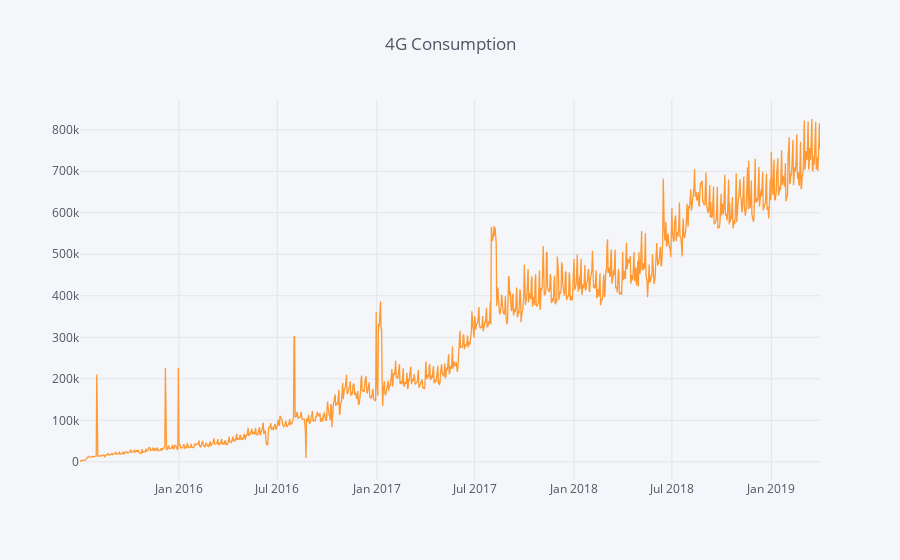

The cell this chart's notebook holds for it:
### Markdown cell above
## Visualisation de données

### Code cell
df.iplot(title="4G Consumption")
#df['Size'] = np.log(df['Size']) #normalization by log
#df.iplot(title="4G Consommation")

### Figure 1 — Plotly figure (JSON) as saved in the notebook; plotly's stock layout.template omitted (floating-point values rounded to 4 significant figures; data arrays with more than 128 entries replaced by an {"elided": "..."} marker saying what was removed)
{"data": [{"line": {"color": "rgba(255, 153, 51, 1.0)", "dash": "solid", "shape": "linear", "width": 1.3}, "mode": "lines", "name": "Size", "text": "", "type": "scatter", "uid": "1f5cd7da-0811-4252-a237-bb91714e6380", "x": {"elided": "1370 str values"}, "y": {"elided": "1370 int values"}}], "layout": {"legend": {"bgcolor": "#F5F6F9", "font": {"color": "#4D5663"}}, "paper_bgcolor": "#F5F6F9", "plot_bgcolor": "#F5F6F9", "title": {"font": {"color": "#4D5663"}, "text": "4G Consumption"}, "xaxis": {"gridcolor": "#E1E5ED", "showgrid": true, "tickfont": {"color": "#4D5663"}, "title": {"font": {"color": "#4D5663"}, "text": ""}, "zerolinecolor": "#E1E5ED"}, "yaxis": {"gridcolor": "#E1E5ED", "showgrid": true, "tickfont": {"color": "#4D5663"}, "title": {"font": {"color": "#4D5663"}, "text": ""}, "zerolinecolor": "#E1E5ED"}}}
